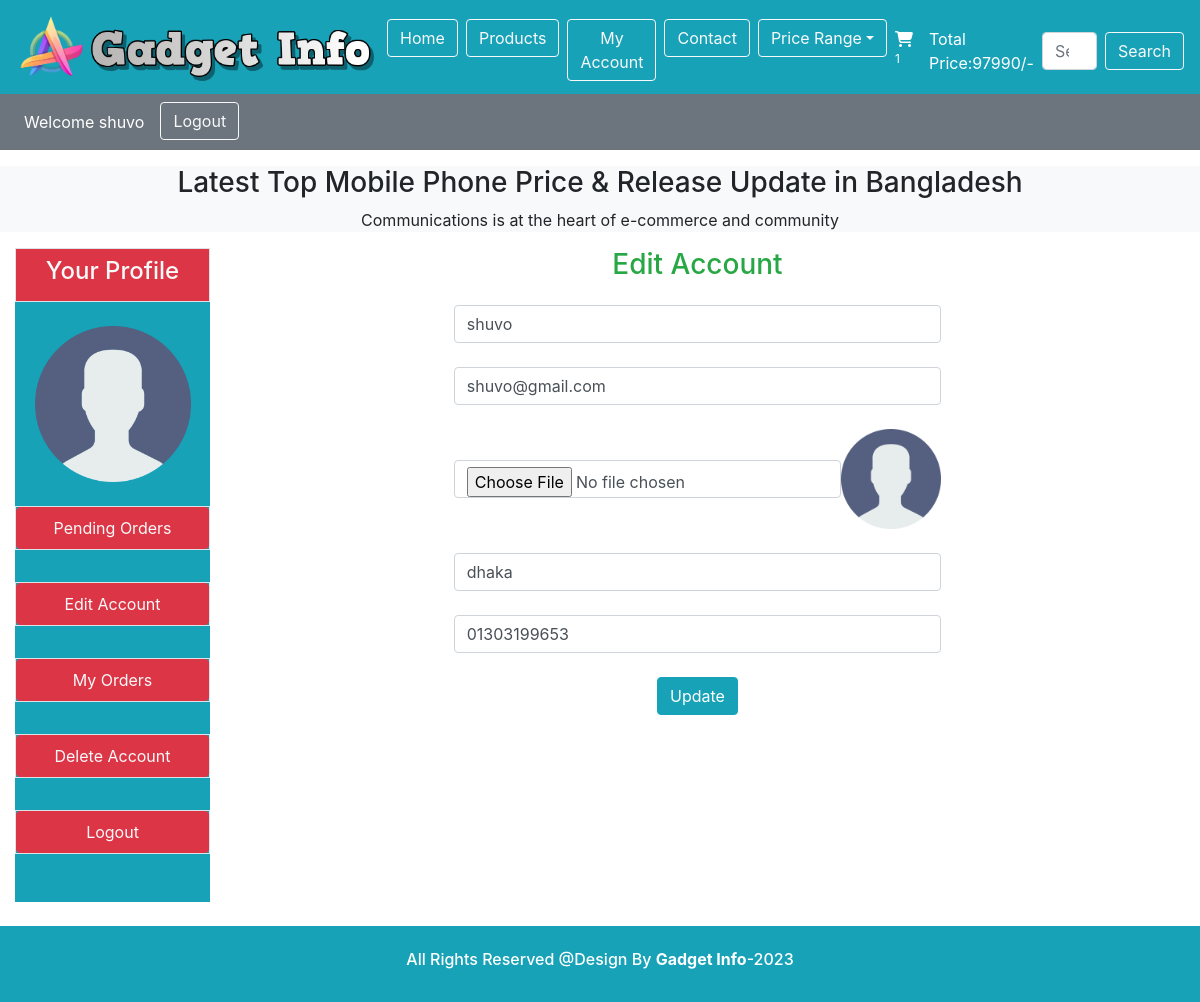
Page /users_area/Profile.php?edit_account (signed in) on the committed database.
### tables this page shows
CREATE TABLE `user_table` (
  `user_id` int(11) NOT NULL,
  `username` varchar(100) NOT NULL,
  `user_email` varchar(100) NOT NULL,
  `user_password` varchar(255) NOT NULL,
  `user_images` varchar(255) NOT NULL,
  `user_ip` varchar(100) NOT NULL,
  `user_address` varchar(255) NOT NULL,
  `user_mobile` varchar(255) NOT NULL
);

### users_area/edit_account.php (the view, shortened to what this page needs)
<?php
include('../includes/connect.php');
if(isset($_GET['edit_account'])){
    $user_session_name = $_SESSION['username'];
    $select_query = "SELECT * FROM `user_table` WHERE username='$user_session_name'";
    $result_query = mysqli_query($con, $select_query);
    $row_fetch = mysqli_fetch_assoc($result_query);
    $username = $row_fetch['username'];
    $user_email = $row_fetch['user_email'];
    $user_address = $row_fetch['user_address'];
    $user_mobile = $row_fetch['user_mobile'];
}
?>
<!DOCTYPE html>
<html lang="en">
<head>
</head>
<body>
    <h3 class="text-center text-success mb-4">Edit Account</h3>
    <form action="" method="post" enctype="multipart/form-data">
        <div class="form-outline mb-4">
            <input type="text" class="form-control w-50 m-auto" value="<?php echo $username ?>" name="user_username">
        </div>
        <div class="form-outline mb-4">
            <input type="email" class="form-control w-50 m-auto" value="<?php echo $user_email ?>" name="user_email">
        </div>
        <div class="form-outline mb-4 d-flex w-50 m-auto">
            <input type="file" class="form-control m-auto" name="user_images">
            <img src="./user_images/<?php echo $user_image ?>" alt="" class="edit_image">
        </div>
        <div class="form-outline mb-4 mt-4">
            <input type="text" class="form-control w-50 m-auto" value="<?php echo $user_address ?>" name="user_address">
        </div>
        <div class="form-outline mb-4">
            <input type="text" class="form-control w-50 m-auto" value="<?php echo $user_mobile ?>" name="user_mobile">
        </div>
        <input type="submit" value="Update" class="btn btn-info " name="user_update">
    </form>
</body>
</html>

### users_area/profile.php (shortened to what this page needs)
<?php
include('../functions/common_function.php');
?>
<!DOCTYPE html>
<html lang="en">
<head>
  <link rel="stylesheet" href="https://cdn.jsdelivr.net/npm/bootstrap@4.4.1/dist/css/bootstrap.min.css">
  <link rel="stylesheet" href="https://cdnjs.cloudflare.com/ajax/libs/font-awesome/6.5.1/css/all.min.css">
  <link rel="stylesheet" href="../style.css">
</head>
<body class="">
  <div class="container-fluid p-0">
    <nav class="navbar navbar-expand-lg navbar-light bg-info ">
      <img src="../images/Logo0.png" alt="" class="logo1">
      <a class="mt-3" href="index.php"><img src="../images/Logo.png" alt="HTML tutorial" style="width:293px;height:62px;"></a>
      <div class="collapse navbar-collapse mt-2" id="navbarSupportedContent">
        <ul class="navbar-nav mr-auto">
          <li class="nav-item active ml-2 ">
            <a class=" btn btn-outline-light " href="../index.php">Home <span class="sr-only">(current)</span></a>
          </li>
          <li class="nav-item ml-2">
            <a class="btn btn-outline-light " href="../display_all.php">Products</a>
          </li>
          <li class="nav-item ml-2">
            <a class=" btn btn-outline-light " href="profile.php">My Account</a>
          </li>
          <li class="nav-item active ml-2 ">
            <a class=" btn btn-outline-light " href="#">Contact <span class="sr-only">(current)</span></a>
          </li>
          <div class="dropdown nav-item ml-2">
            <a class=" dropdown-toggle btn btn-outline-light " data-bs-toggle="dropdown" href="#">Price Range</a>
          </div>
          <li class="nav-item">
            <a class="nav-link text-white" href="../cart.php"><i class="fa-solid fa-cart-shopping"></i><sup><?php cart_item(); ?></sup></a>
          </li>
          <li class="nav-item">
            <a class="nav-link text-white " href="#">Total Price:<?php total_cart_price(); ?>/-</a>
          </li>
        </ul>
        <form class="d-flex" action="../search_product.php" method="get">
          <input class="form-control mr-sm-2" type="search" placeholder="Search" aria-label="Search" name="search_data">
          <input type="submit" value="Search" class="btn btn-outline-light" name="search_data_product">
        </form>
    </nav>
    <nav class="navbar navbar-expand-lg navbar-dark bg-secondary">
      <ul class="navbar-nav me-auto">
<?php
if(!isset($_SESSION['username'])){
  echo " <li class='nav-item text-white'>
  <a class='nav-link text-white' href='#'>Welcome Guest</a>
</li>";
}else{
  echo " <li class='nav-item'>
  <a class='nav-link text-white' href='#'> Welcome ".$_SESSION['username']."</a>
  </li> ";
}
if(!isset($_SESSION['username'])){
  echo " <li class='nav-item ml-2'>
  <a class='btn btn-outline-light' href='../users_area/user_login.php'> Login</a>
  </li> ";
}else{
  echo " <li class='nav-item ml-2'>
  <a class='btn btn-outline-light' href='../users_area/logout.php'> Logout</a>
  </li> ";
}
?>
      </ul>
    </nav>
    <div class="bg-light">
      <h3 class="text-center mt-3">Latest Top Mobile Phone Price & Release Update in Bangladesh</h3>
      <p class="text-center">Communications is at the heart of e-commerce and community</p>
    </div>
<div class="row col-md-12">
    <div class="col-md-2 p-0">
        <ul class="navbar-nav bg-info text-center">
        <li class="nav-item bg-info ">
            <a class=" nav-link text-light bg-danger border border mb-4" href="#"><h4>Your Profile</h4> </a>
          </li>
<?php
$username=$_SESSION['username'];
$user_image=" Select * from `user_table` where username='$username'";
$result_image=mysqli_query($con,$user_image);
$row_image=mysqli_fetch_array($result_image);
$user_image=$row_image['user_images'];
echo "<li class='nav-item bg-info '>
<img src='./user_images/$user_image' class='profile_img' alt=''>
</li>";
?>
          <li class="nav-item bg-info mb-2 mt-4 border border ">
            <a class=" nav-link text-light btn btn-danger" href="Profile.php"> Pending Orders </a>
          </li>
          <li class="nav-item bg-info mb-2 mt-4 border border-3 ">
            <a class=" nav-link text-light btn btn-danger" href="Profile.php?edit_account">Edit Account </a>
          </li>
          <li class="nav-item bg-info mb-2 mt-4 border border-3 ">
            <a class=" nav-link text-light btn btn-danger" href="Profile.php?my_orders"> My Orders </a>
          </li>
          <li class="nav-item bg-info mb-2 mt-4 border border-3 ">
            <a class=" nav-link text-light btn btn-danger" href="Profile.php?delete_account"> Delete Account </a>
          </li>
          <li class="nav-item bg-info mb-2 mt-4 border border-3  mb-5">
            <a class=" nav-link text-light btn btn-danger" href="logout.php"> Logout </a>
          </li>
        </ul>
    </div>
    <div class="col-md-10 p-0">
<?php  get_user_order_details();
if(isset($_GET['edit_account'])){
  include('edit_account.php');
}
?>
    </div>
</div>
  <?php
  include("../includes/footer.php");
  ?>
</body>
</html>

### style.css (style rules this page uses)
* { margin: 0; padding: 0; box-sizing: border-box; }
.logo1 { width: 6%; height: 7%; }
.row { width: 1300px; margin: auto; overflow: hidden; text-align: center; }
img { height: 70px; }
.active { border-color: rgb(255, 145, 163) !important; }

### users_area/profile.php (style rules this page uses)
body { overflow-x:hidden ; }
.profile_img { width: 80%; margin: auto; display: block; height:80% ; object-fit: contain; }
.edit_image { width: 100px; margin: auto; display: block; height:auto ; object-fit: contain; }

### rows in the picture
user_table: user_images (picture), user_username "shuvo", user_email "shuvo@gmail.com", user_address "dhaka", user_mobile "01303199653"

### other values in the picture
$count_cart_items "1"
$total_price "97990"
$_SESSION['username'] "shuvo"
